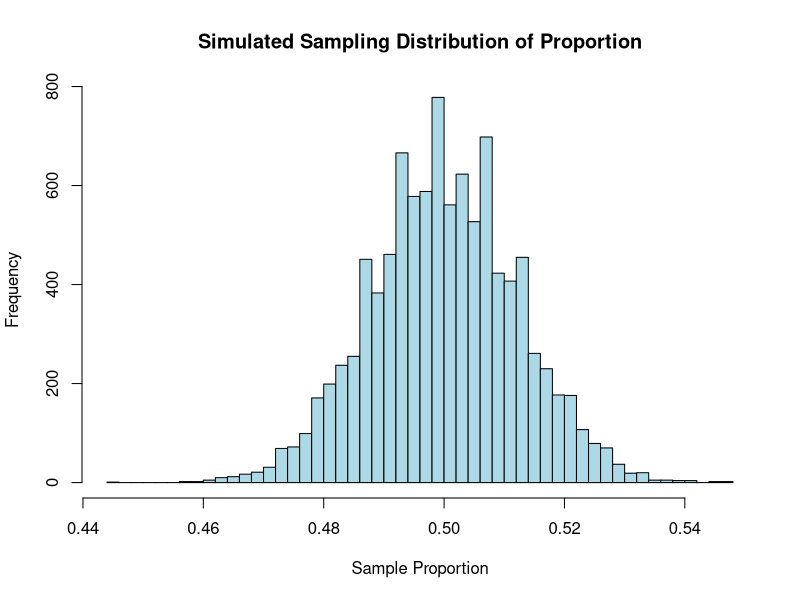
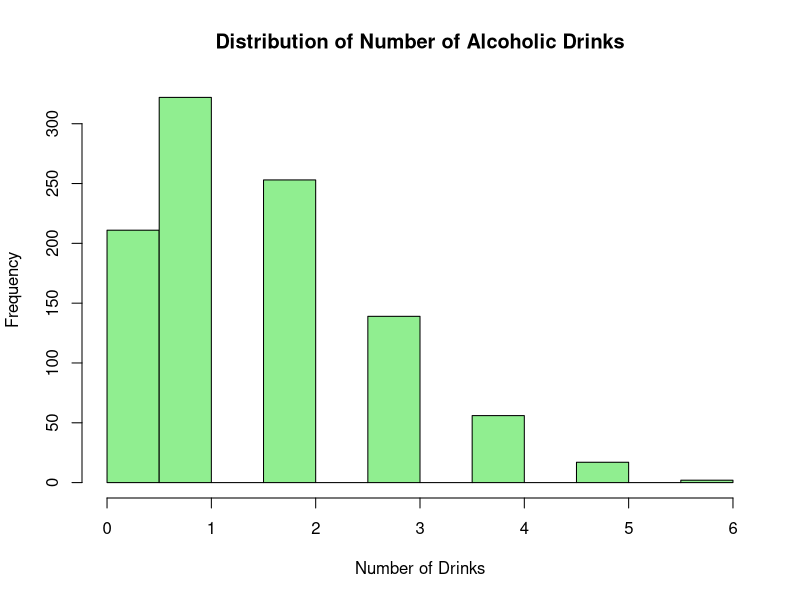
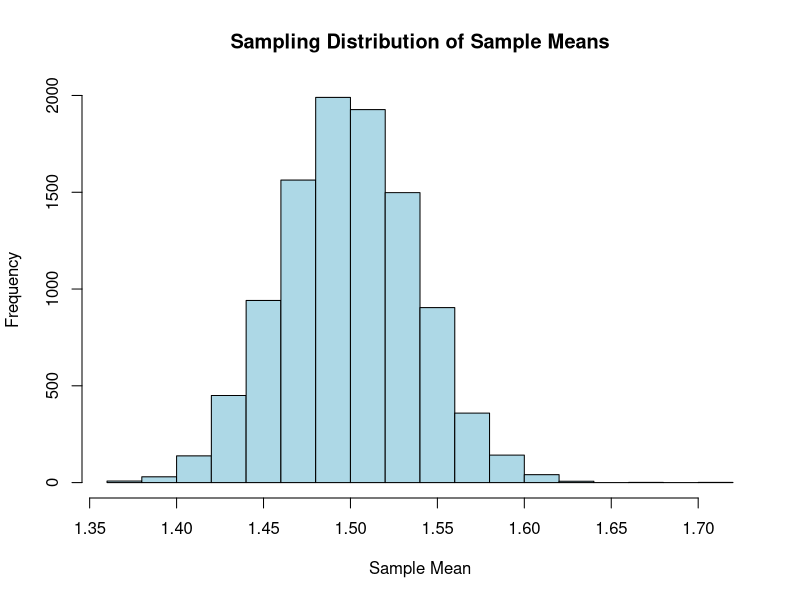

R code for these plots, in order:
## ---- chunk 1
p <- 0.5
n <- 1648
SE <- sqrt(p * (1 - p) / n)
cat("Standard Error:", SE, "\n")
## ---- chunk 2
set.seed(123)  
simulations <- 10000
sample_props <- rbinom(simulations, n, p) / n
mean_sample_prop <- mean(sample_props)
sd_sample_prop <- sd(sample_props)
hist(sample_props, main = "Simulated Sampling Distribution of Proportion",
     xlab = "Sample Proportion", breaks = 50, col = "lightblue")
observed_prop <- 0.515
is_surprising <- observed_prop > (mean_sample_prop + 2 * sd_sample_prop) || 
                 observed_prop < (mean_sample_prop - 2 * sd_sample_prop)
cat("Mean of Sample Proportions:", mean_sample_prop, "\n")
cat("Standard Deviation of Sample Proportions:", sd_sample_prop, "\n")
cat("Is the observed proportion surprising?:", is_surprising, "\n")
## ---- chunk 3
sigma <- 1.5
n <- 225
SE <- sigma / sqrt(n)
cat("Standard Error of the Sample Mean:", SE, "\n")
## ---- chunk 4
set.seed(456)
n_sample <- 1000
population_distribution <- rpois(n_sample, lambda = 1.5)  
sample_mean <- mean(population_distribution)
sample_sd <- sd(population_distribution)
hist(population_distribution, main = "Distribution of Number of Alcoholic Drinks",
     xlab = "Number of Drinks", col = "lightgreen")
cat("Sample Mean:", sample_mean, "\n")
cat("Sample Standard Deviation:", sample_sd, "\n")
## ---- chunk 5
set.seed(789)
n_samples <- 10000
sample_means <- replicate(n_samples, mean(rpois(n_sample, lambda = 1.5)))

mean_sampling_distribution <- mean(sample_means)
sd_sampling_distribution <- sd(sample_means)
hist(sample_means, main = "Sampling Distribution of Sample Means",
     xlab = "Sample Mean", col = "lightblue")
cat("Mean of Sampling Distribution:", mean_sampling_distribution, "\n")
cat("Standard Deviation of Sampling Distribution:", sd_sampling_distribution, "\n")
